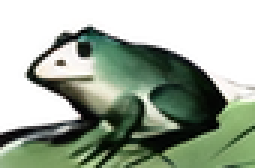
#> input picture data/paper_related/brush_loss/lotus2/frag/0_original.png, 85 x 56 px, found by its file name (shown 3 times larger)
$ python make_thesis_figure.py
#> lines starting #> are read from the running program, lines starting #| are printed output that depends on the picture
"""
Generate a thesis-ready composite figure for L_brush visualization.

Layout: 4 crops in a row with arrows and math labels underneath.
Output: data/brush_loss/lotus2/thesis_figure.png
"""

import os
import numpy as np
from PIL import Image
import matplotlib
matplotlib.use("Agg")
matplotlib.rcParams["font.family"] = ["Arial Unicode MS", "Hiragino Sans GB", "STHeiti", "DejaVu Sans"]
import matplotlib.pyplot as plt
from matplotlib.patches import FancyArrowPatch

PROJECT_ROOT = os.path.dirname(os.path.dirname(os.path.abspath(__file__)))

FRAG_DIR = os.path.join(PROJECT_ROOT, "data", "brush_loss", "lotus2", "frag")
OUT_PATH  = os.path.join(PROJECT_ROOT, "data", "brush_loss", "lotus2", "thesis_figure.png")

PANELS = [
    ("0_original.png",      "原圖 (RGB)",   r"$I^{\mathrm{rgb}}$"),
    ("1_edge_weight.png",   "邊緣權重",      r"$w_{i,j}$"),
    ("2_depth_grad.png",    "深度梯度",      r"$\|\nabla D\|_1$"),
    ("3_loss_heatmap.png",  "損失貢獻",      r"$w \cdot \|\nabla D\|_1$"),
]

UPSCALE = 4


def main():
    os.makedirs(os.path.dirname(OUT_PATH), exist_ok=True)

    fig, axes = plt.subplots(1, 4, figsize=(11, 3.2),
                             gridspec_kw={"wspace": 0.12})

    for ax, (fname, zh_label, math_label) in zip(axes, PANELS):
        img = Image.open(os.path.join(FRAG_DIR, fname)).convert("RGB")
#> img is the input picture: PIL image 85x56 RGB; mean R, G, B 158.3, 169.8, 154.4
        w, h = img.size
#> w = 85; h = 56
        img = img.resize((w * UPSCALE, h * UPSCALE), Image.NEAREST)
#> img: PIL image 340x224 RGB
        ax.imshow(np.array(img))
        ax.set_xticks([])
        ax.set_yticks([])
        for spine in ax.spines.values():
            spine.set_visible(False)
        ax.set_xlabel(f"{zh_label}\n{math_label}", fontsize=10, labelpad=6)

    # ── Draw arrows after layout is finalized ─────────────────────────────────
    fig.canvas.draw()
    renderer = fig.canvas.get_renderer()

    for i in range(3):
        bb_left  = axes[i].get_window_extent(renderer)
        bb_right = axes[i + 1].get_window_extent(renderer)
        fig.patches.append(
            FancyArrowPatch(
                posA=fig.transFigure.inverted().transform((bb_left.x1  + 4, bb_left.y0  + bb_left.height / 2)),
                posB=fig.transFigure.inverted().transform((bb_right.x0 - 4, bb_right.y0 + bb_right.height / 2)),
                transform=fig.transFigure,
                arrowstyle="->",
                color="#555555",
                linewidth=1.5,
                mutation_scale=14,
            )
        )

    plt.suptitle(
        r"筆觸感知平滑損失 $\mathcal{L}_{\mathrm{brush}}$ — 各中間量可視化（青蛙局部）",
        fontsize=11, y=1.01
    )

    plt.savefig(OUT_PATH, dpi=200, bbox_inches="tight", facecolor="white")
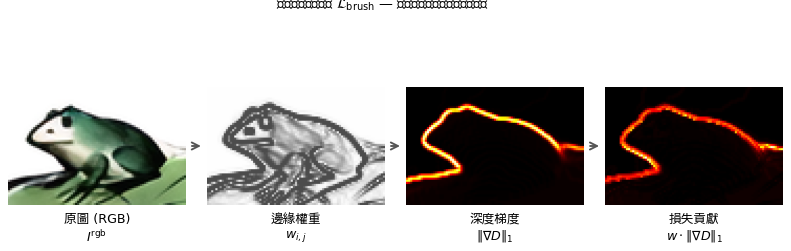
#> figure drawn by matplotlib, 4 panels
    plt.close()
    print(f"Saved → {OUT_PATH}")


if __name__ == "__main__":
    main()
